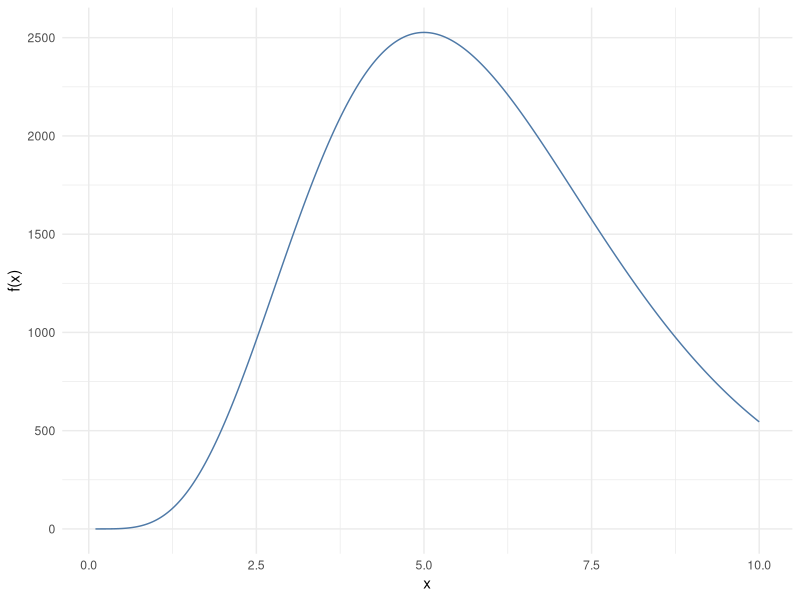
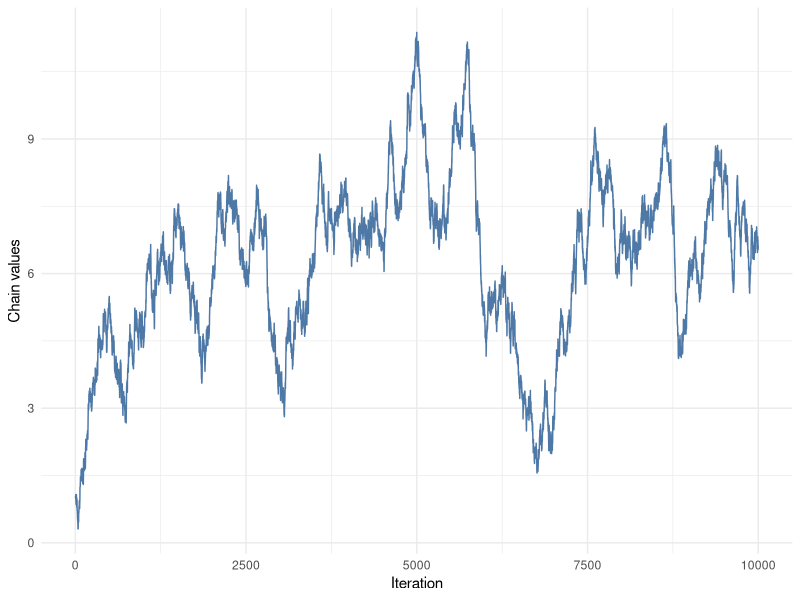
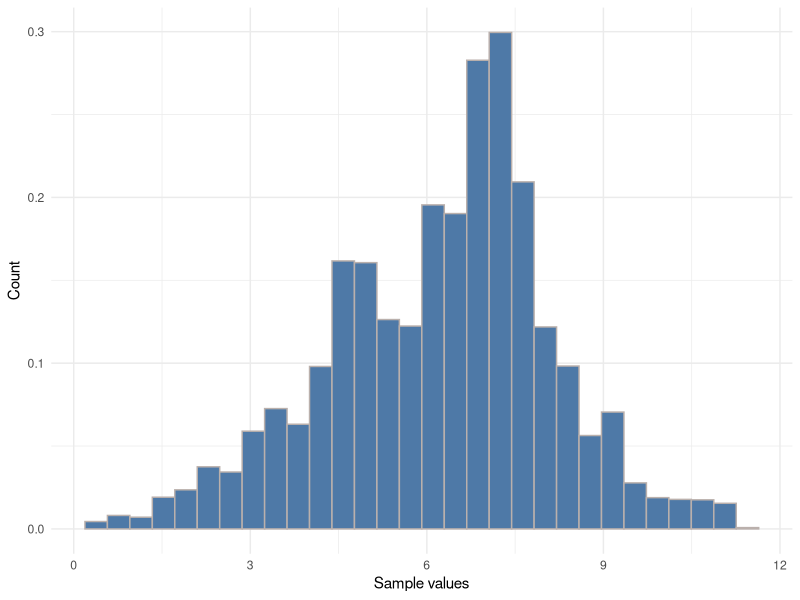
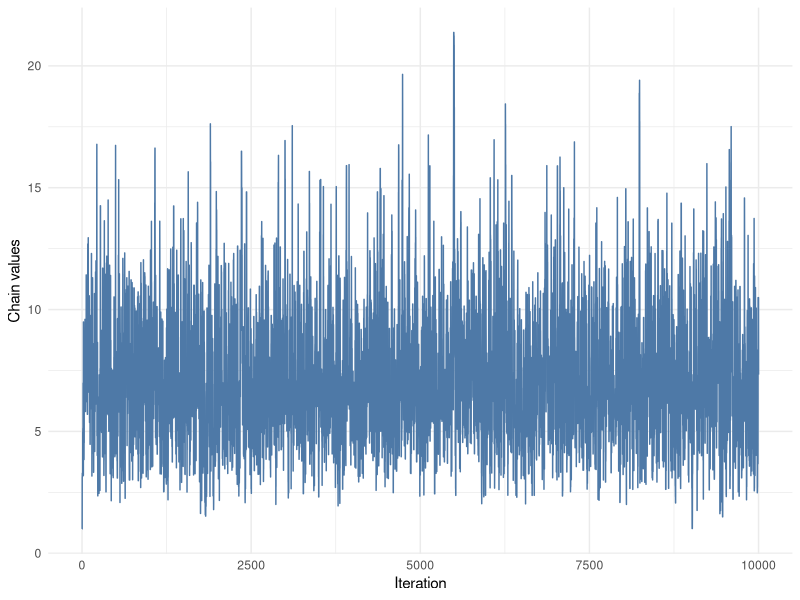
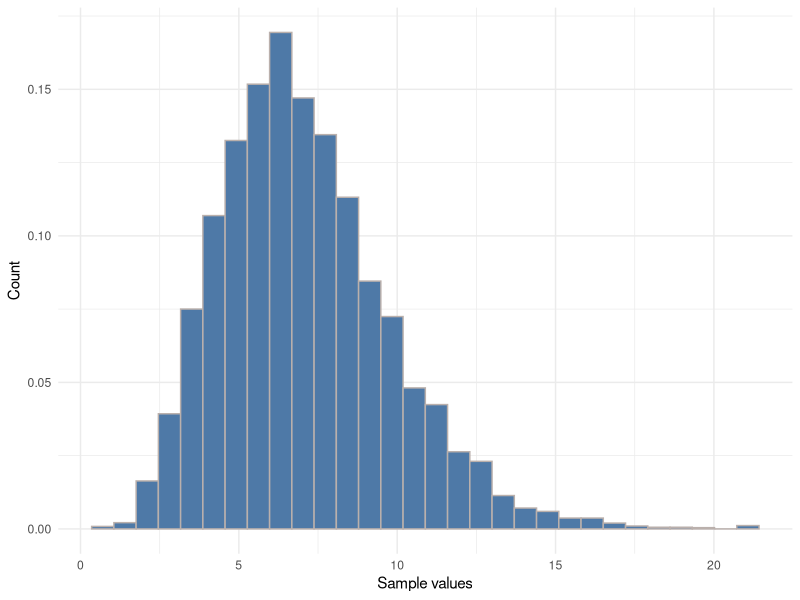
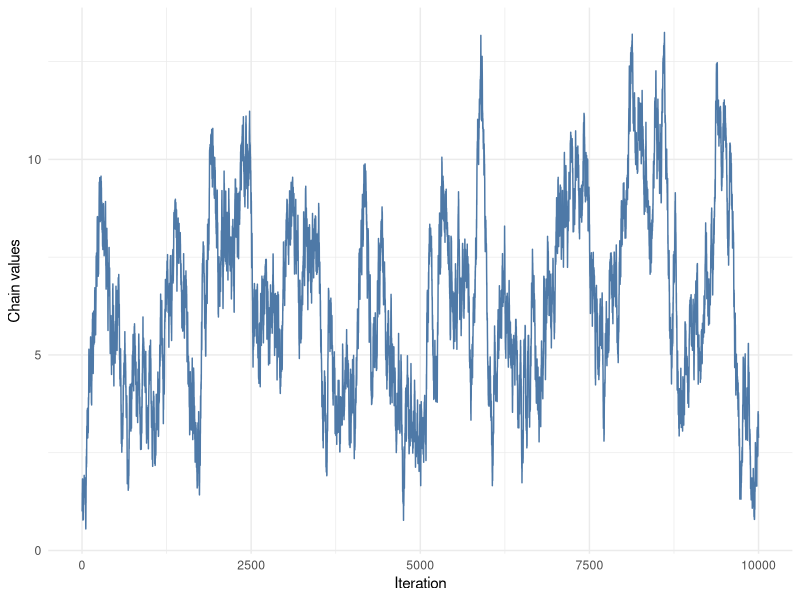
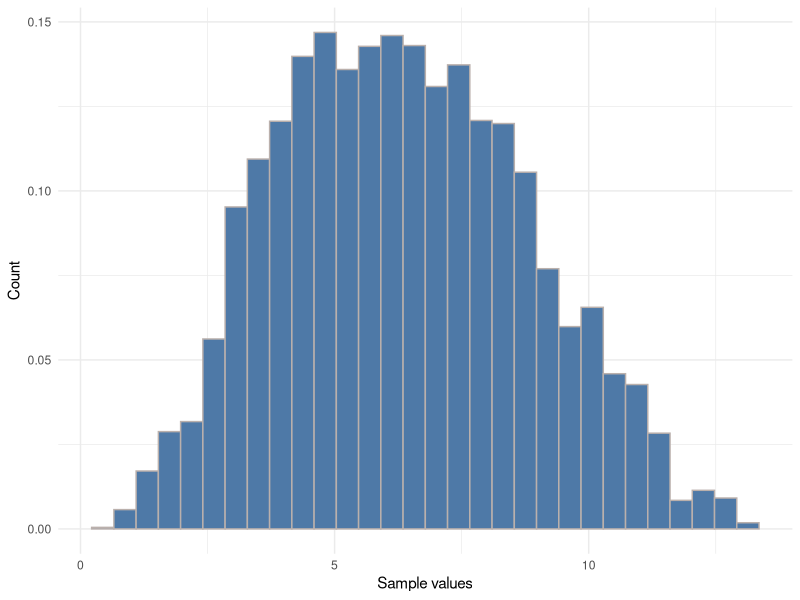

Reproduce these figures in R, in order.
## ---- chunk 1
knitr::opts_chunk$set(echo = TRUE, comment = FALSE, warning = FALSE, message = FALSE)
## ---- chunk 2
library(ggplot2)
library(knitr)
## ---- chunk 3
# define target function
f <- function(x){
  
  if(any(x <= 0)){
    stop("x must be positive")
    
  } else {
    120 * (x^5) * exp(-x)
    
  }
}
## ---- chunk 4
x_f <- seq(0.1, 10, length.out = 1000)
y_f <- f(x_f)
data_f <- data.frame(x = x_f, y = y_f)
ggplot(data_f, aes(x = x, y = y)) + 
  geom_line(color = "#4E79A7") + 
  labs(x = "x", y = "f(x)") + 
  theme_minimal()
## ---- chunk 5
MetropolisHastings <- function(x_init, n_iter, proposal_dist = "Other"){
  set.seed(1234)
  x <- numeric(length = n_iter)
  x[1] <- x_init
  acc <- 0
  
  for(t in 2:(n_iter)){
    
    # sample candidate for x* from a proposal distribution
    if(proposal_dist == "Normal"){
      x_candidate <- rnorm(n = 1, mean = x[t - 1], sd = 0.1)
      
    } else if(proposal_dist == "Chi"){
      x_candidate <- rchisq(n = 1, floor(x[t - 1] + 1))
      
    } else {
      x_candidate <- runif(n = 1, min = x[t - 1] - 0.5, max = x[t - 1] + 0.5)
    }
    
    # if Chisq
    if(proposal_dist == "Chi"){
      num <- f(x_candidate) * dchisq(x[t - 1], df = floor(x_candidate))
      denom <- f(x[t - 1]) * dchisq(x_candidate, df = floor(x[t - 1]))
      r <- num / denom
    } else{
      # calculate acceptance rate
      r <- f(x_candidate) / f(x[t - 1]) # since proposal is symmetric, R = f(x*)/f(x_t)
    }
    
    # sample x[t+1]
    if (runif(1) < min(r, 1)) {
      # Accept new candidate
      x[t] <- x_candidate  
      acc <- acc + 1
      
    } else {
      # Stay at previous value
      x[t] <- x[t - 1]  
    }
  }
  
  return(list(chain = x, acceptance_rate = sum(acc)/n_iter))
}

x1 <- MetropolisHastings(x_init = 1, n_iter = 10000, proposal_dist = "Normal")$chain
x2 <- MetropolisHastings(x_init = 1, n_iter = 10000, proposal_dist = "Chi")$chain
x3 <- MetropolisHastings(x_init = 1, n_iter = 10000)$chain

acc1 <- MetropolisHastings(x_init = 1, n_iter = 10000, proposal_dist = "Normal")$acceptance_rate
acc2 <- MetropolisHastings(x_init = 1, n_iter = 10000, proposal_dist = "Chi")$acceptance_rate
acc3 <- MetropolisHastings(x_init = 1, n_iter = 10000)$acceptance_rate

data <- data.frame(it = 1:10000, x1 = x1, x2 = x2, x3 = x3)
## ---- chunk 6
ggplot(data, aes(x = it, y = x1)) + 
  geom_line(col = "#4E79A7") + 
  theme_minimal() + 
  labs(x = "Iteration", y = "Chain values")
## ---- chunk 7
ggplot(data, aes(x = x1)) + 
  geom_histogram(aes(y = ..density..), color = "#BAB0AC", fill = "#4E79A7") + 
  theme_minimal() + 
  labs(x = "Sample values", y = "Count")
## ---- chunk 8
ggplot(data, aes(x = it, y = x2)) + 
  geom_line(col = "#4E79A7", size = 0.5) + 
  theme_minimal() + 
  labs(x = "Iteration", y = "Chain values")
## ---- chunk 9
ggplot(data, aes(x = x2)) + 
  geom_histogram(aes(y = ..density..), color = "#BAB0AC", fill = "#4E79A7") + 
  theme_minimal() + 
  labs(x = "Sample values", y = "Count")
## ---- chunk 10
ggplot(data, aes(x = it, y = x3)) + 
  geom_line(col = "#4E79A7") + 
  theme_minimal() + 
  labs(x = "Iteration", y = "Chain values")
## ---- chunk 11
ggplot(data, aes(x = x3)) + 
  geom_histogram(aes(y = ..density..), color = "#BAB0AC", fill = "#4E79A7") + 
  theme_minimal() + 
  labs(x = "Sample values", y = "Count")
## ---- chunk 12
mean_values <- c(mean(x1), mean(x2), mean(x3))
distribution <- c("Normal", "Chi", "Uniform")
mean_data <- data.frame("Proposal distribution" = distribution, "Mean values" = mean_values)
kable(mean_data, caption = "Sample mean values")
